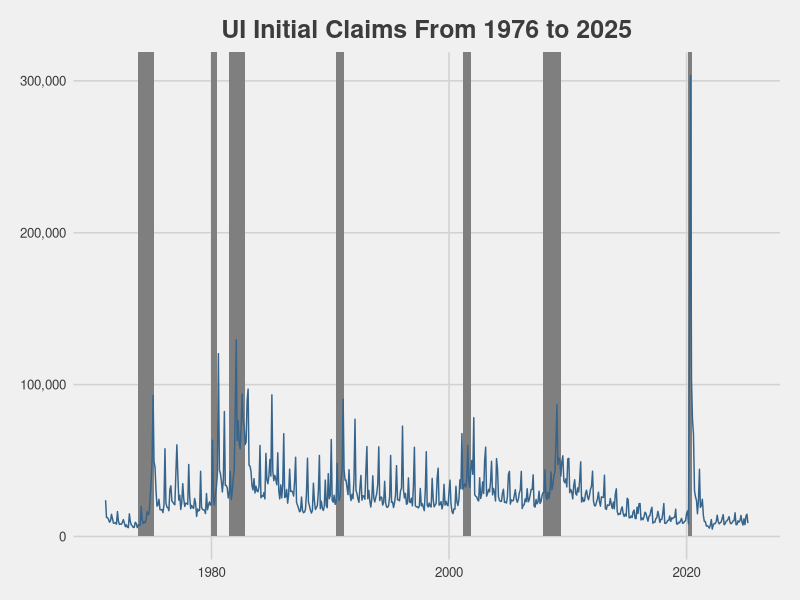
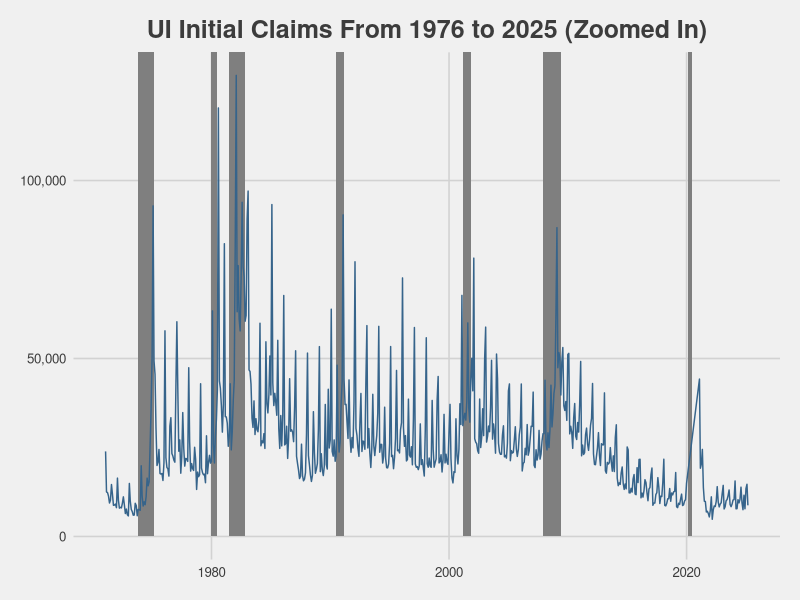
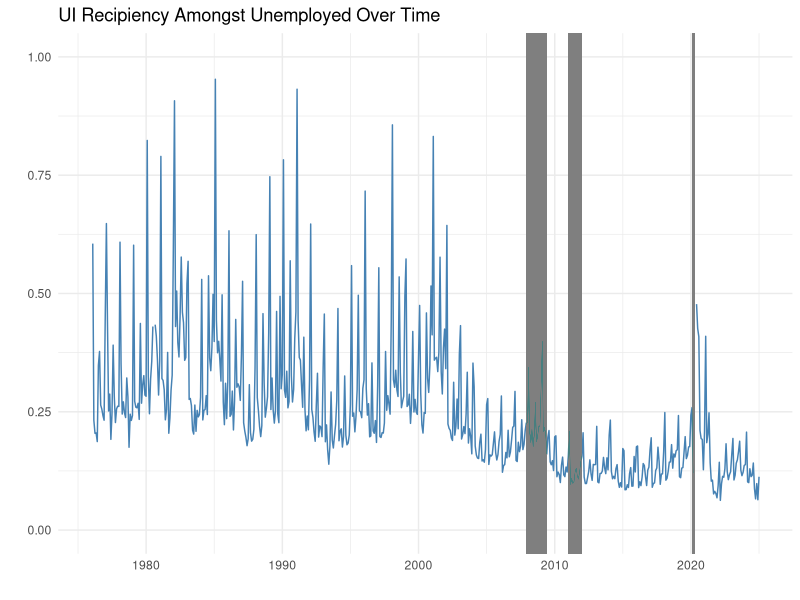
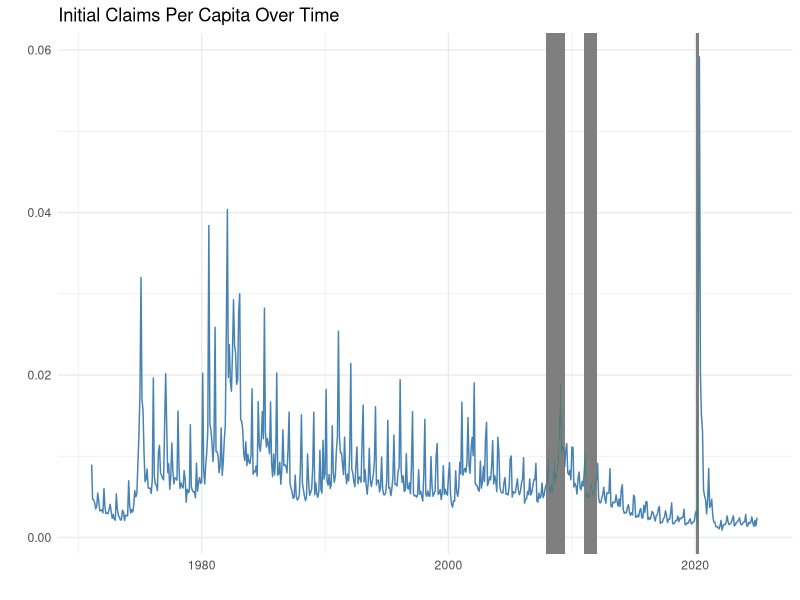
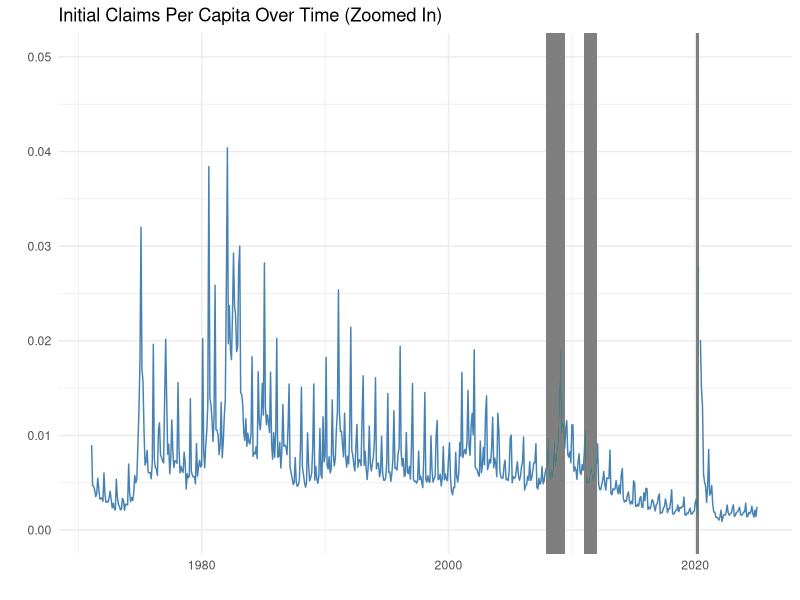

The R source for these figures, in order: (Note: this script raises an error after producing the figures.)
## ----message=FALSE, warning=FALSE----------------------------------------------------------------------------
library(ggplot2); library(tidyverse); library(ggthemes); library(scales)
library(lubridate); library(zoo)


## ------------------------------------------------------------------------------------------------------------
# data is from the CleaningData.rmd file that combines all datasets used into one final dataset
data <- read.csv("Datasets/FinalData.csv", header=T)

# convert date to date format
data$Date <- as.Date(data$Date)

# create recipiciency rate
data <- data %>%
  mutate(RecipiencyRate = InitialClaims / Unemployment)

# check data
tail(data, 10)


## ------------------------------------------------------------------------------------------------------------



## ------------------------------------------------------------------------------------------------------------
ggplot(data, aes(x=Date, y=InitialClaims)) +
  # add recession bars
  geom_rect(aes(xmin=as.Date("1973-11-01"), xmax=as.Date("1975-3-01"), ymin=0, ymax=Inf), fill="red2", alpha=0.002) +
  geom_rect(aes(xmin=as.Date("1980-1-01"), xmax=as.Date("1980-7-01"), ymin=0, ymax=Inf), fill="red2", alpha=0.002) +
  geom_rect(aes(xmin=as.Date("1981-7-01"), xmax=as.Date("1982-11-01"), ymin=0, ymax=Inf), fill="red2", alpha=0.002) +
  geom_rect(aes(xmin=as.Date("1990-7-01"), xmax=as.Date("1991-3-01"), ymin=0, ymax=Inf), fill="red2", alpha=0.002) +
  geom_rect(aes(xmin=as.Date("2001-3-01"), xmax=as.Date("2001-11-01"), ymin=0, ymax=Inf), fill="red2", alpha=0.002) +
  geom_rect(aes(xmin=as.Date("2007-12-01"), xmax=as.Date("2009-06-01"), ymin=0, ymax=Inf), fill="red2", alpha=0.002) +
  geom_rect(aes(xmin=as.Date("2020-2-01"), xmax=as.Date("2020-6-01"), ymin=0, ymax=Inf), fill="red2", alpha=0.002) +
  # add the rest
  geom_line(color = "steelblue4") +
  labs(title="UI Initial Claims From 1976 to 2025", x="", y="") +
  scale_y_continuous(labels = comma) +
  theme_fivethirtyeight() +
  theme(plot.title = element_text(hjust = 0.5))


## ------------------------------------------------------------------------------------------------------------
# cut 2020
data.no2020 <- data %>%
  filter(Date < as.Date("2020-01-01") | Date > as.Date("2020-12-31"))


ggplot(data.no2020, aes(x=Date, y=InitialClaims)) +
  # add recession bars
  geom_rect(aes(xmin=as.Date("1973-11-01"), xmax=as.Date("1975-3-01"), ymin=0, ymax=Inf), fill="red2", alpha=0.002) +
  geom_rect(aes(xmin=as.Date("1980-1-01"), xmax=as.Date("1980-7-01"), ymin=0, ymax=Inf), fill="red2", alpha=0.002) +
  geom_rect(aes(xmin=as.Date("1981-7-01"), xmax=as.Date("1982-11-01"), ymin=0, ymax=Inf), fill="red2", alpha=0.002) +
  geom_rect(aes(xmin=as.Date("1990-7-01"), xmax=as.Date("1991-3-01"), ymin=0, ymax=Inf), fill="red2", alpha=0.002) +
  geom_rect(aes(xmin=as.Date("2001-3-01"), xmax=as.Date("2001-11-01"), ymin=0, ymax=Inf), fill="red2", alpha=0.002) +
  geom_rect(aes(xmin=as.Date("2007-12-01"), xmax=as.Date("2009-06-01"), ymin=0, ymax=Inf), fill="red2", alpha=0.002) +
  geom_rect(aes(xmin=as.Date("2020-2-01"), xmax=as.Date("2020-6-01"), ymin=0, ymax=Inf), fill="red2", alpha=0.002) +
  # add the rest
  geom_line(color = "steelblue4") +
  labs(title="UI Initial Claims From 1976 to 2025 (Zoomed In)", x="", y="") +
  scale_y_continuous(labels = comma) +
  theme_fivethirtyeight() + 
  theme(plot.title = element_text(hjust = 0.5))


## ------------------------------------------------------------------------------------------------------------
ggplot(data, aes(x=Date, y=RecipiencyRate)) +
  geom_line(color = "steelblue") +
  labs(title="UI Recipiency Amongst Unemployed Over Time", x="", y="") +
  ylim(0,1) +
  xlim(as.Date("1976-01-01"), as.Date("2024-12-31")) +
  theme_minimal() + 
  # add recession shading
  geom_rect(aes(xmin=as.Date("2007-12-01"), xmax=as.Date("2009-06-01"), ymin=-Inf, ymax=Inf), fill="salmon", alpha=0.005) +
  geom_rect(aes(xmin=as.Date("2020-02-01"), xmax=as.Date("2020-05-01"), ymin=-Inf, ymax=Inf), fill="salmon", alpha=0.005) +
  geom_rect(aes(xmin=as.Date("2011-01-01"), xmax=as.Date("2012-01-01"), ymin=-Inf, ymax=Inf), fill="steelblue", alpha=0.005)


## ------------------------------------------------------------------------------------------------------------
ggplot(data, aes(x=Date, y=InitialClaims.PerCapita)) +
  geom_line(color = "steelblue") +
  labs(title="Initial Claims Per Capita Over Time", x="", y="") +
  scale_y_continuous(labels = comma) +
  theme_minimal() +
  # add recession shading
  geom_rect(aes(xmin=as.Date("2007-12-01"), xmax=as.Date("2009-06-01"), ymin=-Inf, ymax=Inf), fill="salmon", alpha=0.005) +
  geom_rect(aes(xmin=as.Date("2020-02-01"), xmax=as.Date("2020-05-01"), ymin=-Inf, ymax=Inf), fill="salmon", alpha=0.005) +
  geom_rect(aes(xmin=as.Date("2011-01-01"), xmax=as.Date("2012-01-01"), ymin=-Inf, ymax=Inf), fill="steelblue", alpha=0.005)


## ------------------------------------------------------------------------------------------------------------
ggplot(data, aes(x=Date, y=InitialClaims.PerCapita)) +
  geom_line(color = "steelblue") +
  labs(title="Initial Claims Per Capita Over Time (Zoomed In)", x="", y="") +
  ylim(0,0.05) +
  theme_minimal() +
  # add recession shading
  geom_rect(aes(xmin=as.Date("2007-12-01"), xmax=as.Date("2009-06-01"), ymin=-Inf, ymax=Inf), fill="salmon", alpha=0.005) +
  geom_rect(aes(xmin=as.Date("2020-02-01"), xmax=as.Date("2020-05-01"), ymin=-Inf, ymax=Inf), fill="salmon", alpha=0.005) +
  geom_rect(aes(xmin=as.Date("2011-01-01"), xmax=as.Date("2012-01-01"), ymin=-Inf, ymax=Inf), fill="steelblue", alpha=0.005)


## ------------------------------------------------------------------------------------------------------------
plot(dataQuarterlyNo2020$InitialClaims.PerCapita, dataQuarterlyNo2020$InitialClaims)
plot(data$Population, data$InitialClaims)
plot(data$Population, data$InitialClaims.PerCapita)
plot(data$Population, data$InitialClaims)
